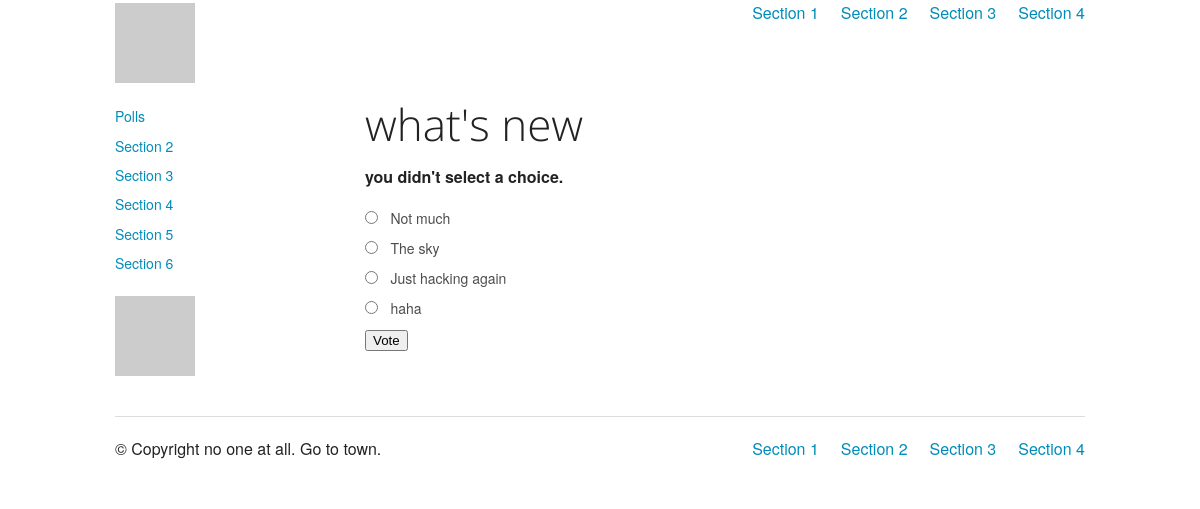
The page /polls/1/vote/ on the database its author committed.
### polls/models.py (models this page shows, shortened)
class Question(models.Model):
	question_text = models.CharField(max_length=200)
	pub_date = models.DateTimeField('date published')
	def was_published_recently(self):
		return self.pub_date >= timezone.now() - datetime.timedelta(days=1)
	was_published_recently.admin_order_field = 'pub_date'
	was_published_recently.boolean = True
	was_published_recently.short_description = 'Published recently?'

class Choice(models.Model):
	question = models.ForeignKey(Question)
	choice_text = models.CharField(max_length=200)
	votes = models.IntegerField(default=0)

### polls/views.py (the view)
# urls.py: url(r'^(?P<question_id>\d+)/vote/$',views.vote, name='vote'),
def vote(request, question_id):
	p = get_object_or_404(Question, pk=question_id)
	try:
		selected_choice = p.choice_set.get(pk=request.POST['choice'])
	except (KeyError, Choice.DoesNotExist):
		return render(request, 'polls/detail.html',{
			'question': p,
			'error_message': "you didn't select a choice.",
			})
	else:
		selected_choice.votes += 1
		selected_choice.save()
        return HttpResponseRedirect(reverse('polls:results', args=(p.id,)))

### polls/templates/polls/detail.html (shortened to what this page needs)
{%extends 'base.html'%}
{%block content%}
<h1>{{question.question_text}}</h1>
{%if error_message%}<p><strong>{{error_message}}</strong></p>{%endif%}
<form action="{% url 'polls:vote' question.id %}" method="post">
	{% for choice in question.choice_set.all %}
		<input type="radio" name="choice" id="choice{{forloop.counter}}" value="{{choice.id}}"/>
		<label for="choice{{ forloop.counter }}">{{ choice.choice_text }} </label><br/>
	{% endfor %}
	<input type="submit" value="Vote" />
</form>
{% endblock %}

### rows shown on the page
Question: question_text "what's new"
Choice: choice_text "Not much"
Choice: choice_text "The sky"
Choice: choice_text "Just hacking again"
Choice: choice_text "haha"

### other values the page prints
{{ error_message }} "you didn't select a choice."
